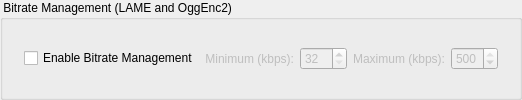
                 <widget class="QGroupBox" name="groupBox_6">
                  <property name="font">
                   <font>
                    <weight>50</weight>
                    <bold>false</bold>
                   </font>
                  </property>
                  <property name="title">
                   <string> Bitrate Management (LAME and OggEnc2) </string>
                  </property>
                  <layout class="QGridLayout" name="gridLayout_19">
                   <item row="0" column="0">
                    <layout class="QGridLayout" name="gridLayout_18">
                     <item row="0" column="1" colspan="5">
                      <spacer name="verticalSpacer_5">
                       <property name="orientation">
                        <enum>Qt::Vertical</enum>
                       </property>
                       <property name="sizeType">
                        <enum>QSizePolicy::Fixed</enum>
                       </property>
                       <property name="sizeHint" stdset="0">
                        <size>
                         <width>20</width>
                         <height>10</height>
                        </size>
                       </property>
                      </spacer>
                     </item>
                     <item row="2" column="1" colspan="5">
                      <spacer name="verticalSpacer_6">
                       <property name="orientation">
                        <enum>Qt::Vertical</enum>
                       </property>
                       <property name="sizeType">
                        <enum>QSizePolicy::Fixed</enum>
                       </property>
                       <property name="sizeHint" stdset="0">
                        <size>
                         <width>20</width>
                         <height>10</height>
                        </size>
                       </property>
                      </spacer>
                     </item>
                     <item row="1" column="1">
                      <widget class="QCheckBox" name="checkBoxBitrateManagement">
                       <property name="text">
                        <string>Enable Bitrate Management</string>
                       </property>
                      </widget>
                     </item>
                     <item row="1" column="5">
                      <widget class="QSpinBox" name="spinBoxBitrateManagementMax">
                       <property name="enabled">
                        <bool>false</bool>
                       </property>
                       <property name="minimum">
                        <number>32</number>
                       </property>
                       <property name="maximum">
                        <number>500</number>
                       </property>
                       <property name="value">
                        <number>500</number>
                       </property>
                      </widget>
                     </item>
                     <item row="1" column="3">
                      <widget class="QSpinBox" name="spinBoxBitrateManagementMin">
                       <property name="enabled">
                        <bool>false</bool>
                       </property>
                       <property name="minimum">
                        <number>32</number>
                       </property>
                       <property name="maximum">
                        <number>500</number>
                       </property>
                      </widget>
                     </item>
                     <item row="1" column="6">
                      <spacer name="horizontalSpacer_15">
                       <property name="orientation">
                        <enum>Qt::Horizontal</enum>
                       </property>
                       <property name="sizeType">
                        <enum>QSizePolicy::Fixed</enum>
                       </property>
                       <property name="sizeHint" stdset="0">
                        <size>
                         <width>10</width>
                         <height>20</height>
                        </size>
                       </property>
                      </spacer>
                     </item>
                     <item row="1" column="0">
                      <spacer name="horizontalSpacer_14">
                       <property name="orientation">
                        <enum>Qt::Horizontal</enum>
                       </property>
                       <property name="sizeType">
                        <enum>QSizePolicy::Fixed</enum>
                       </property>
                       <property name="sizeHint" stdset="0">
                        <size>
                         <width>10</width>
                         <height>20</height>
                        </size>
                       </property>
                      </spacer>
                     </item>
                     <item row="1" column="2">
                      <widget class="QLabel" name="labelBitrateManagementMin">
                       <property name="enabled">
                        <bool>false</bool>
                       </property>
                       <property name="text">
                        <string>Minimum (kbps):</string>
                       </property>
                       <property name="alignment">
                        <set>Qt::AlignRight|Qt::AlignTrailing|Qt::AlignVCenter</set>
                       </property>
                      </widget>
                     </item>
                     <item row="1" column="4">
                      <widget class="QLabel" name="labelBitrateManagementMax">
                       <property name="enabled">
                        <bool>false</bool>
                       </property>
                       <property name="text">
                        <string>Maximum (kbps):</string>
                       </property>
                       <property name="alignment">
                        <set>Qt::AlignRight|Qt::AlignTrailing|Qt::AlignVCenter</set>
                       </property>
                      </widget>
                     </item>
                    </layout>
                   </item>
                  </layout>
                 </widget>
